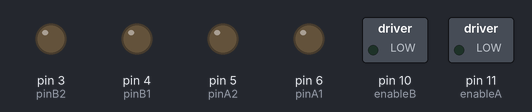
Bench run of a sketch on a simulated Arduino Uno, built with avr-gcc and run on an emulated ATmega328P. Parts: switched loads named in the sketch (green lamp = pin HIGH), output pins drawn as LEDs (lit = HIGH).

Above: at 0.1 s.
At 2.1 s:
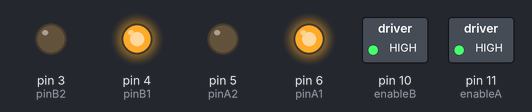
At 2.6 s:
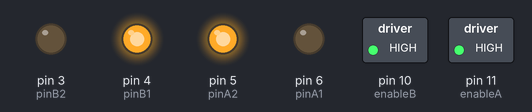
At 3.5 s:
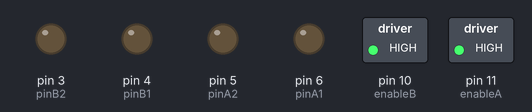
Timing chart, 0 to 5.0 s (numbered marks = the images above):
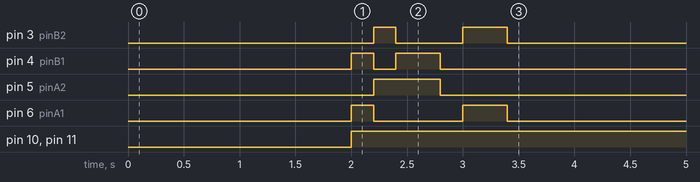

The sketch:

4_wheel_robot_basic.ino
```cpp
// Motor A pins (enableA = enable motor, pinA1 = forward, pinA2 = backward)
int enableA = 11;
int pinA1 = 6;
int pinA2 = 5;

//Motor B pins (enabledB = enable motor, pinB2 = forward, pinB2 = backward)
int enableB = 10;
int pinB1 = 4;
int pinB2 = 3;

//This lets you run the loop a single time for testing
boolean run = true;

void setup() {
 pinMode(enableA, OUTPUT);
 pinMode(pinA1, OUTPUT);
 pinMode(pinA2, OUTPUT);

 pinMode(enableB, OUTPUT);
 pinMode(pinB1, OUTPUT);
 pinMode(pinB2, OUTPUT);
}
void loop() {
  if (run) {
    delay(2000);
    enableMotors();
    //Go forward
    forward(200);
    //Go backward
    backward(200);
    //Turn left
    turnLeft(400);
    coast(200);
    //Turn right
    turnRight(400);
    coast(200);
    //This stops the loop
    run = false;
  }
}

//Define high-level H-bridge commands

void enableMotors()
{
 motorAOn();
 motorBOn();
}

void disableMotors()
{
 motorAOff();
 motorBOff();
}

void forward(int time)
{
 motorAForward();
 motorBForward();
 delay(time);
}

void backward(int time)
{
 motorABackward();
 motorBBackward();
 delay(time);
}

void turnLeft(int time)
{
 motorABackward();
 motorBForward();
 delay(time);
}

void turnRight(int time)
{
 motorAForward();
 motorBBackward();
 delay(time);
}

void coast(int time)
{
 motorACoast();
 motorBCoast();
 delay(time);
}

void brake(int time)
{
 motorABrake();
 motorBBrake();
 delay(time);
}
//Define low-level H-bridge commands

//enable motors
void motorAOn()
{
 digitalWrite(enableA, HIGH);
}

void motorBOn()
{
 digitalWrite(enableB, HIGH);
}

 //disable motors
void motorAOff()
{
 digitalWrite(enableB, LOW);
}

void motorBOff()
{
 digitalWrite(enableA, LOW);
}

 //motor A controls
void motorAForward()
{
 digitalWrite(pinA1, HIGH);
 digitalWrite(pinA2, LOW);
}

void motorABackward()
{
 digitalWrite(pinA1, LOW);
 digitalWrite(pinA2, HIGH);
}

//motor B controls
void motorBForward()
{
 digitalWrite(pinB1, HIGH);
 digitalWrite(pinB2, LOW);
}

void motorBBackward()
{
 digitalWrite(pinB1, LOW);
 digitalWrite(pinB2, HIGH);
}

//coasting and braking
void motorACoast()
{
 digitalWrite(pinA1, LOW);
 digitalWrite(pinA2, LOW);
}

void motorABrake()
{
 digitalWrite(pinA1, HIGH);
 digitalWrite(pinA2, HIGH);
}

void motorBCoast()
{
 digitalWrite(pinB1, LOW);
 digitalWrite(pinB2, LOW);
}

void motorBBrake()
{
 digitalWrite(pinB1, HIGH);
 digitalWrite(pinB2, HIGH);
}
```

Measured:
- by itself, pin 3 (pinB2): LOW → HIGH at 2.2 s, → LOW 0.20 s later, → HIGH 0.60 s later, → LOW 0.40 s later
- by itself, pin 4 (pinB1): LOW → HIGH at 2.0 s, → LOW 0.20 s later, → HIGH 0.20 s later, → LOW 0.40 s later
- by itself, pin 5 (pinA2): LOW → HIGH at 2.2 s, → LOW 0.60 s later
- by itself, pin 6 (pinA1): LOW → HIGH at 2.0 s, → LOW 0.20 s later, → HIGH 0.80 s later, → LOW 0.40 s later
- by itself, pin 10 (enableB), pin 11 (enableA): LOW → HIGH at 2.0 s
